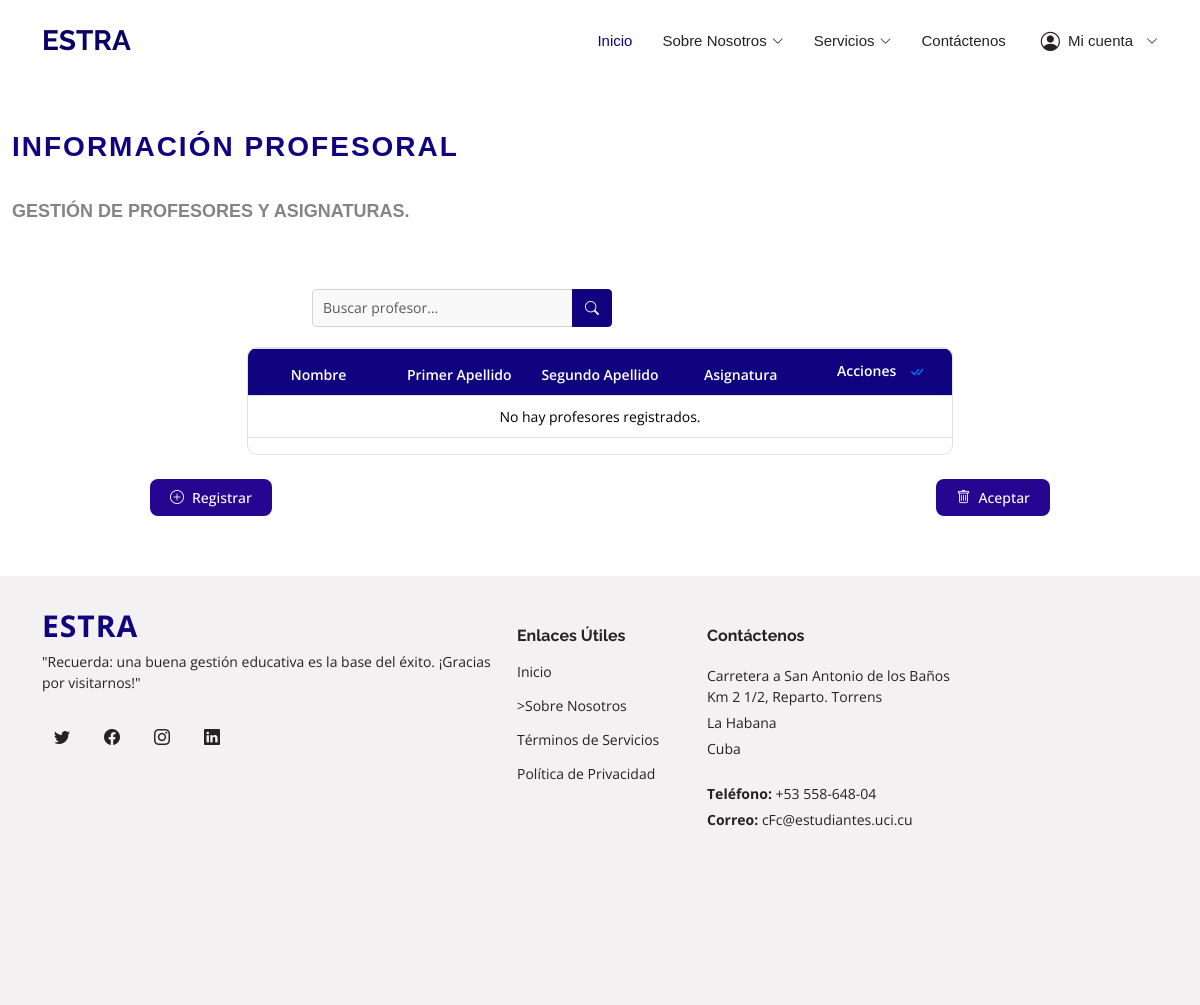
The page /profesores/ (signed in) on the database as committed earlier.
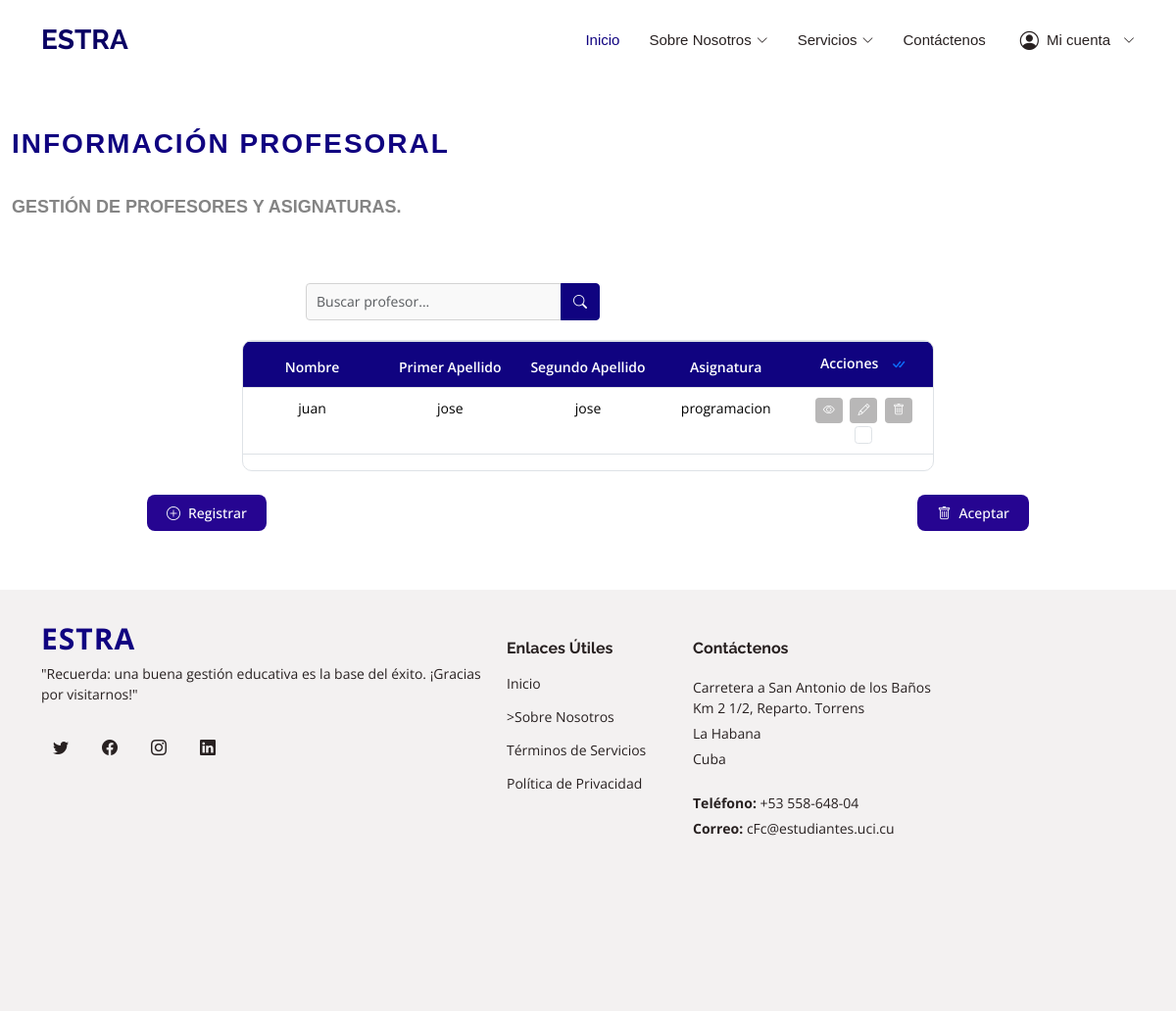
The same page on the database as committed later.
### data_models/models.py (models this page shows, shortened)
class Profesor(models.Model):
    nombre = models.CharField(max_length=50)
    primer_apellido = models.CharField(max_length=50)
    segundo_apellido = models.CharField(max_length=50, blank=True, null=True)
    sexo = models.CharField(
        max_length=20,
        choices=[
            ('masculino', 'Masculino'),
            ('femenino', 'Femenino'),
            ('otro', 'Otro')
        ]
    )
    categoria_docente = models.CharField(
        max_length=20,
        choices=[
            ('instructor', 'Instructor'),
            ('asistente', 'Asistente'),
            ('auxiliar', 'Auxiliar'),
            ('titular', 'Titular')
        ]
    )
    asignatura = models.CharField(max_length=50)
    solapin = models.CharField(max_length=10, unique=True)
    telefono = models.CharField(max_length=15)
    correo = models.EmailField(max_length=50)
    descripcion = models.TextField()

### data_models/vistas/vistasProfesor/views.py (the view)
# urls.py: path('profesores/', visualizarProfesores, name='profesores'),
def visualizarProfesores(request):
    if request.user.is_authenticated:
        if request.user.es_profesor():
            query = request.GET.get('q', '')
            if query:
                profesores = Profesor.objects.filter(
                    Q(nombre__icontains=query) |
                    Q(curso__icontains=query) |
                    Q(anio_escolar__icontains=query) |
                    Q(grupo__icontains=query) |
                    Q(autor__icontains=query)
                )
            else:
                profesores = Profesor.objects.all()
            return render(request, 'profesor_principal/listar_profesores.html', {
                'profesores': profesores,
                'query': query
            })
        else:
            messages.error(request, "No tienes permiso para visualizar profesores.")
            return redirect("pagina_principal_g")
    else:
        messages.error(request, "No estas autenticado.")
        return redirect("login")

### data_models/models.py (called while the page is built)
    def es_profesor(self):
        return self.cargo == 'profesor_principal'

### templates/profesor_principal/listar_profesores.html (shortened to what this page needs)
{% extends "base.html" %}
{% load static %}
{% block content %}
  <div id="maind">
<section id="informacion-profesoral" class="informacion-profesoral section-bg">
    <div class="container-fluid">
      <div class="section-title">
        <h2>Información Profesoral</h2>
        <br>
        <p>Gestión de profesores y asignaturas.</p>
        <br>
      </div>
      <div id="barra-busqueda-profesoral" class="search-bar">
        <div class="input-group">
          <input type="text" class="form-control" placeholder="Buscar profesor..." aria-label="Buscar">
          <button class="btn btn-primary" type="button">
            <i class="bi bi-search"></i>
          </button>
        </div>
      </div>
      <form id="form-eliminar-profesores" method="POST" action="{% url 'eliminar_profesores' %}">
        <div id="tabla-profesoral" class="table-container">
          <div id="tabla-profesoral-responsive" class="table-responsive">
            <table id="tablita-profesoral" class="table table-bordered table-hover custom-table">
              <thead>
                <tr>
                  <th>Nombre</th>
                  <th>Primer Apellido</th>
                  <th>Segundo Apellido</th>
                  <th>Asignatura</th>
                  <th>
                    Acciones
                    <button id="btn-seleccionar-todo" class="btn btn-link p-0 ms-2" title="Seleccionar Todo">
                      <i class="bi bi-check-all"></i>
                    </button>
                  </th>
                </tr>
              </thead>
              <tbody>
                {% for profesor in profesores %}
                <tr data-id="{{ profesor.id }}">
                  <td>{{ profesor.nombre }}</td>
                  <td>{{ profesor.primer_apellido }}</td>
                  <td>{{ profesor.segundo_apellido }}</td>
                  <td>{{ profesor.asignatura }}</td>
                  <td>
                    <button type="button" class="btn btn-action btn-ver-detalles" data-id="{{ profesor.id }}" title="Ver Detalles">
                      <i class="bi bi-eye"></i>
                    </button>
                    <button type="button" class="btn btn-action btn-modificar" data-id="{{ profesor.id }}" title="Modificar">
                      <i class="bi bi-pencil"></i>
                    </button>
                    <button type="button" class="btn btn-action btn-eliminar" data-id="{{ profesor.id }}" title="Eliminar">
                      <i class="bi bi-trash"></i>
                    </button>
                    <input type="checkbox" class="form-check-input seleccionar-fila" name="profesores[]" value="{{ profesor.id }}">
                  </td>
                </tr>
                {% empty %}
                <tr>
                  <td colspan="5" class="text-center">No hay profesores registrados.</td>
                </tr>
                {% endfor %}
              </tbody>
            </table>
          </div>
        </div>
        <div id="botones-accion-profesoral" class="d-flex justify-content-between mt-4">
          <a href="{% url 'formular_profesor' %}">
            <div id="btn-registrar-profesoral" class="btn btn-success">
              <i class="bi bi-plus-circle"></i> Registrar
            </div>
          </a>
          <button type="submit" id="btn-eliminar-profesoral" class="btn btn-danger">
             <i class="bi bi-trash"></i> Aceptar
          </button>
        </div>
      </form>
    </div>
  </section>
  </div>
{% endblock %}

Rows that differ between the two databases and show on the page:
added Profesor: nombre "juan", primer_apellido "jose", segundo_apellido "jose", asignatura "programacion"
Other text that changed with them:
text no longer shown: "No hay profesores registrados."
